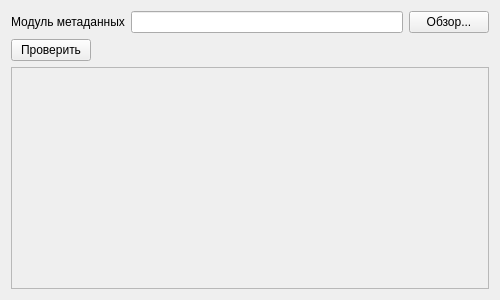
<?xml version="1.0" encoding="UTF-8"?>
<ui version="4.0">
 <class>WizardPage</class>
 <widget class="QWizardPage" name="WizardPage">
  <property name="geometry">
   <rect>
    <x>0</x>
    <y>0</y>
    <width>500</width>
    <height>300</height>
   </rect>
  </property>
  <property name="windowTitle">
   <string>WizardPage</string>
  </property>
  <layout class="QVBoxLayout" name="verticalLayout">
   <item>
    <layout class="QHBoxLayout" name="horizontalLayout">
     <item>
      <widget class="QLabel" name="label">
       <property name="sizePolicy">
        <sizepolicy hsizetype="Fixed" vsizetype="Preferred">
         <horstretch>0</horstretch>
         <verstretch>0</verstretch>
        </sizepolicy>
       </property>
       <property name="text">
        <string>Модуль метаданных</string>
       </property>
       <property name="buddy">
        <cstring>leMDModule</cstring>
       </property>
      </widget>
     </item>
     <item>
      <widget class="QLineEdit" name="leMDModule"/>
     </item>
     <item>
      <widget class="QPushButton" name="btnBrowse">
       <property name="sizePolicy">
        <sizepolicy hsizetype="Fixed" vsizetype="Fixed">
         <horstretch>0</horstretch>
         <verstretch>0</verstretch>
        </sizepolicy>
       </property>
       <property name="text">
        <string>Обзор...</string>
       </property>
      </widget>
     </item>
    </layout>
   </item>
   <item>
    <layout class="QHBoxLayout" name="horizontalLayout_2">
     <item>
      <widget class="QPushButton" name="btnVerify">
       <property name="sizePolicy">
        <sizepolicy hsizetype="Fixed" vsizetype="Fixed">
         <horstretch>0</horstretch>
         <verstretch>0</verstretch>
        </sizepolicy>
       </property>
       <property name="text">
        <string>Проверить</string>
       </property>
      </widget>
     </item>
     <item>
      <widget class="QLabel" name="lblVerifyResult">
       <property name="text">
        <string/>
       </property>
      </widget>
     </item>
    </layout>
   </item>
   <item>
    <widget class="QPlainTextEdit" name="ptVerboseResult">
     <property name="enabled">
      <bool>false</bool>
     </property>
     <property name="readOnly">
      <bool>true</bool>
     </property>
    </widget>
   </item>
  </layout>
 </widget>
 <tabstops>
  <tabstop>leMDModule</tabstop>
  <tabstop>btnBrowse</tabstop>
  <tabstop>btnVerify</tabstop>
  <tabstop>ptVerboseResult</tabstop>
 </tabstops>
 <resources/>
 <connections/>
</ui>
